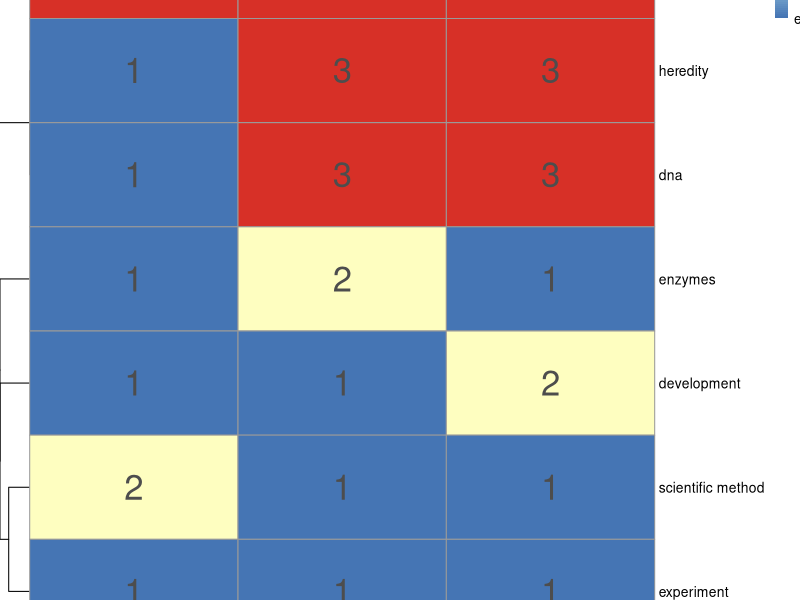

Here is the R script that generated this plot:
# heatmap.R
# Heatmap of when topics occur across courses.
# Uses CSV file data1.csv

library(pheatmap) # Pretty heatmaps.

data1 <- as.matrix(read.csv("data1.csv", header = TRUE))
rownames(data1) <- c("scientific method", "neurons", "memory", "development", "experiment", 
                     "pH", "metabolism", "enzymes", "heredity", "dna")

# Have to adjust margins by changing cellheight and cellwidth.
pheatmap(data1, legend_breaks = c(1, 2, 3), legend_labels = c("early", "middle", "late"),
         display_numbers = TRUE, number_format = "%i", fontsize_number = 25,
         cellheight = 75, cellwidth = 150,
         main = "Heatmap table of when topics occur across courses\n")




